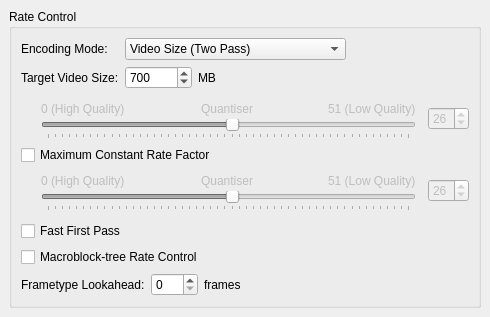
     <widget class="QWidget" name="tab_1">
      <attribute name="title">
       <string>General</string>
      </attribute>
      <layout class="QVBoxLayout">
       <property name="spacing">
        <number>6</number>
       </property>
       <property name="margin">
        <number>9</number>
       </property>
       <item>
        <widget class="QGroupBox" name="groupBox_2">
         <property name="title">
          <string>Rate Control</string>
         </property>
         <layout class="QVBoxLayout" name="verticalLayout_5">
          <item>
           <layout class="QGridLayout">
            <property name="margin">
             <number>0</number>
            </property>
            <property name="spacing">
             <number>6</number>
            </property>
            <item row="1" column="0">
             <widget class="QLabel" name="targetRateControlLabel1">
              <property name="text">
               <string>Target Video Size:</string>
              </property>
             </widget>
            </item>
            <item row="0" column="1">
             <layout class="QHBoxLayout">
              <property name="spacing">
               <number>6</number>
              </property>
              <property name="margin">
               <number>0</number>
              </property>
              <item>
               <widget class="QComboBox" name="encodingModeComboBox">
                <property name="currentIndex">
                 <number>3</number>
                </property>
                <item>
                 <property name="text">
                  <string>Constant Bitrate (Single Pass)</string>
                 </property>
                </item>
                <item>
                 <property name="text">
                  <string>Constant Quantiser (Single Pass)</string>
                 </property>
                </item>
                <item>
                 <property name="text">
                  <string>Constant Rate Factor (Single Pass)</string>
                 </property>
                </item>
                <item>
                 <property name="text">
                  <string>Video Size (Two Pass)</string>
                 </property>
                </item>
                <item>
                 <property name="text">
                  <string>Average Bitrate (Two Pass)</string>
                 </property>
                </item>
               </widget>
              </item>
              <item>
               <spacer name="spacer_6">
                <property name="orientation">
                 <enum>Qt::Horizontal</enum>
                </property>
                <property name="sizeHint" stdset="0">
                 <size>
                  <width>0</width>
                  <height>0</height>
                 </size>
                </property>
               </spacer>
              </item>
             </layout>
            </item>
            <item row="0" column="0">
             <widget class="QLabel" name="label">
              <property name="text">
               <string>Encoding Mode:</string>
              </property>
             </widget>
            </item>
            <item row="1" column="1">
             <layout class="QHBoxLayout">
              <property name="spacing">
               <number>6</number>
              </property>
              <property name="margin">
               <number>0</number>
              </property>
              <item>
               <widget class="QSpinBox" name="targetRateControlSpinBox">
                <property name="prefix">
                 <string/>
                </property>
                <property name="maximum">
                 <number>999999999</number>
                </property>
                <property name="value">
                 <number>700</number>
                </property>
               </widget>
              </item>
              <item>
               <widget class="QLabel" name="targetRateControlLabel2">
                <property name="text">
                 <string>MB</string>
                </property>
               </widget>
              </item>
              <item>
               <spacer name="spacer_5">
                <property name="orientation">
                 <enum>Qt::Horizontal</enum>
                </property>
                <property name="sizeHint" stdset="0">
                 <size>
                  <width>0</width>
                  <height>0</height>
                 </size>
                </property>
               </spacer>
              </item>
             </layout>
            </item>
           </layout>
          </item>
          <item>
           <spacer>
            <property name="orientation">
             <enum>Qt::Vertical</enum>
            </property>
            <property name="sizeType">
             <enum>QSizePolicy::Fixed</enum>
            </property>
            <property name="sizeHint" stdset="0">
             <size>
              <width>20</width>
              <height>4</height>
             </size>
            </property>
           </spacer>
          </item>
          <item>
           <layout class="QHBoxLayout">
            <property name="spacing">
             <number>6</number>
            </property>
            <property name="margin">
             <number>0</number>
            </property>
            <item>
             <spacer name="horizontalSpacer_3">
              <property name="orientation">
               <enum>Qt::Horizontal</enum>
              </property>
              <property name="sizeType">
               <enum>QSizePolicy::Fixed</enum>
              </property>
              <property name="sizeHint" stdset="0">
               <size>
                <width>20</width>
                <height>0</height>
               </size>
              </property>
             </spacer>
            </item>
            <item>
             <layout class="QHBoxLayout">
              <property name="spacing">
               <number>12</number>
              </property>
              <property name="margin">
               <number>0</number>
              </property>
              <item>
               <layout class="QVBoxLayout">
                <property name="spacing">
                 <number>0</number>
                </property>
                <property name="margin">
                 <number>0</number>
                </property>
                <item>
                 <layout class="QHBoxLayout">
                  <property name="spacing">
                   <number>0</number>
                  </property>
                  <property name="margin">
                   <number>0</number>
                  </property>
                  <item>
                   <widget class="QLabel" name="quantiserLabel1">
                    <property name="enabled">
                     <bool>false</bool>
                    </property>
                    <property name="text">
                     <string>0 (High Quality)</string>
                    </property>
                   </widget>
                  </item>
                  <item>
                   <spacer>
                    <property name="orientation">
                     <enum>Qt::Horizontal</enum>
                    </property>
                    <property name="sizeHint" stdset="0">
                     <size>
                      <width>40</width>
                      <height>20</height>
                     </size>
                    </property>
                   </spacer>
                  </item>
                  <item>
                   <widget class="QLabel" name="quantiserLabel2">
                    <property name="enabled">
                     <bool>false</bool>
                    </property>
                    <property name="text">
                     <string>Quantiser</string>
                    </property>
                   </widget>
                  </item>
                  <item>
                   <spacer>
                    <property name="orientation">
                     <enum>Qt::Horizontal</enum>
                    </property>
                    <property name="sizeHint" stdset="0">
                     <size>
                      <width>40</width>
                      <height>20</height>
                     </size>
                    </property>
                   </spacer>
                  </item>
                  <item>
                   <widget class="QLabel" name="quantiserLabel3">
                    <property name="enabled">
                     <bool>false</bool>
                    </property>
                    <property name="text">
                     <string>51 (Low Quality)</string>
                    </property>
                   </widget>
                  </item>
                 </layout>
                </item>
                <item>
                 <widget class="QSlider" name="quantiserSlider">
                  <property name="enabled">
                   <bool>false</bool>
                  </property>
                  <property name="minimumSize">
                   <size>
                    <width>375</width>
                    <height>0</height>
                   </size>
                  </property>
                  <property name="maximum">
                   <number>51</number>
                  </property>
                  <property name="pageStep">
                   <number>5</number>
                  </property>
                  <property name="value">
                   <number>26</number>
                  </property>
                  <property name="orientation">
                   <enum>Qt::Horizontal</enum>
                  </property>
                  <property name="tickPosition">
                   <enum>QSlider::TicksBelow</enum>
                  </property>
                 </widget>
                </item>
               </layout>
              </item>
              <item>
               <widget class="QSpinBox" name="quantiserSpinBox">
                <property name="enabled">
                 <bool>false</bool>
                </property>
                <property name="maximum">
                 <number>51</number>
                </property>
                <property name="value">
                 <number>26</number>
                </property>
               </widget>
              </item>
             </layout>
            </item>
            <item>
             <spacer name="spacer_4">
              <property name="orientation">
               <enum>Qt::Horizontal</enum>
              </property>
              <property name="sizeHint" stdset="0">
               <size>
                <width>0</width>
                <height>0</height>
               </size>
              </property>
             </spacer>
            </item>
           </layout>
          </item>
          <item>
           <widget class="QCheckBox" name="maxCrfCheckBox">
            <property name="text">
             <string>Maximum Constant Rate Factor</string>
            </property>
           </widget>
          </item>
          <item>
           <layout class="QHBoxLayout" name="_16">
            <property name="spacing">
             <number>6</number>
            </property>
            <property name="margin">
             <number>0</number>
            </property>
            <item>
             <spacer name="horizontalSpacer_4">
              <property name="orientation">
               <enum>Qt::Horizontal</enum>
              </property>
              <property name="sizeType">
               <enum>QSizePolicy::Fixed</enum>
              </property>
              <property name="sizeHint" stdset="0">
               <size>
                <width>20</width>
                <height>0</height>
               </size>
              </property>
             </spacer>
            </item>
            <item>
             <layout class="QHBoxLayout" name="_17">
              <property name="spacing">
               <number>12</number>
              </property>
              <property name="margin">
               <number>0</number>
              </property>
              <item>
               <layout class="QVBoxLayout" name="_18">
                <property name="spacing">
                 <number>0</number>
                </property>
                <property name="margin">
                 <number>0</number>
                </property>
                <item>
                 <layout class="QHBoxLayout" name="_19">
                  <property name="spacing">
                   <number>0</number>
                  </property>
                  <property name="margin">
                   <number>0</number>
                  </property>
                  <item>
                   <widget class="QLabel" name="quantiserLabel1_2">
                    <property name="enabled">
                     <bool>false</bool>
                    </property>
                    <property name="text">
                     <string>0 (High Quality)</string>
                    </property>
                   </widget>
                  </item>
                  <item>
                   <spacer>
                    <property name="orientation">
                     <enum>Qt::Horizontal</enum>
                    </property>
                    <property name="sizeHint" stdset="0">
                     <size>
                      <width>40</width>
                      <height>20</height>
                     </size>
                    </property>
                   </spacer>
                  </item>
                  <item>
                   <widget class="QLabel" name="quantiserLabel2_2">
                    <property name="enabled">
                     <bool>false</bool>
                    </property>
                    <property name="text">
                     <string>Quantiser</string>
                    </property>
                   </widget>
                  </item>
                  <item>
                   <spacer>
                    <property name="orientation">
                     <enum>Qt::Horizontal</enum>
                    </property>
                    <property name="sizeHint" stdset="0">
                     <size>
                      <width>40</width>
                      <height>20</height>
                     </size>
                    </property>
                   </spacer>
                  </item>
                  <item>
                   <widget class="QLabel" name="quantiserLabel3_2">
                    <property name="enabled">
                     <bool>false</bool>
                    </property>
                    <property name="text">
                     <string>51 (Low Quality)</string>
                    </property>
                   </widget>
                  </item>
                 </layout>
                </item>
                <item>
                 <widget class="QSlider" name="maxCrfSlider">
                  <property name="enabled">
                   <bool>false</bool>
                  </property>
                  <property name="minimumSize">
                   <size>
                    <width>375</width>
                    <height>0</height>
                   </size>
                  </property>
                  <property name="maximum">
                   <number>51</number>
                  </property>
                  <property name="pageStep">
                   <number>5</number>
                  </property>
                  <property name="value">
                   <number>26</number>
                  </property>
                  <property name="orientation">
                   <enum>Qt::Horizontal</enum>
                  </property>
                  <property name="tickPosition">
                   <enum>QSlider::TicksBelow</enum>
                  </property>
                 </widget>
                </item>
               </layout>
              </item>
              <item>
               <widget class="QSpinBox" name="maxCrfSpinBox">
                <property name="enabled">
                 <bool>false</bool>
                </property>
                <property name="maximum">
                 <number>51</number>
                </property>
                <property name="value">
                 <number>26</number>
                </property>
               </widget>
              </item>
             </layout>
            </item>
            <item>
             <spacer name="spacer_22">
              <property name="orientation">
               <enum>Qt::Horizontal</enum>
              </property>
              <property name="sizeHint" stdset="0">
               <size>
                <width>0</width>
                <height>0</height>
               </size>
              </property>
             </spacer>
            </item>
           </layout>
          </item>
          <item>
           <spacer name="verticalSpacer_2">
            <property name="orientation">
             <enum>Qt::Vertical</enum>
            </property>
            <property name="sizeType">
             <enum>QSizePolicy::Fixed</enum>
            </property>
            <property name="sizeHint" stdset="0">
             <size>
              <width>20</width>
              <height>4</height>
             </size>
            </property>
           </spacer>
          </item>
          <item>
           <widget class="QCheckBox" name="fastFirstPassCheckBox">
            <property name="text">
             <string>Fast First Pass</string>
            </property>
           </widget>
          </item>
          <item>
           <widget class="QCheckBox" name="mbTreeCheckBox">
            <property name="text">
             <string>Macroblock-tree Rate Control</string>
            </property>
           </widget>
          </item>
          <item>
           <layout class="QHBoxLayout">
            <property name="spacing">
             <number>6</number>
            </property>
            <property name="margin">
             <number>0</number>
            </property>
            <item>
             <widget class="QLabel" name="lblLookahead">
              <property name="text">
               <string>Frametype Lookahead:</string>
              </property>
             </widget>
            </item>
            <item>
             <widget class="QSpinBox" name="lookaheadSpinBox">
              <property name="maximum">
               <number>250</number>
              </property>
             </widget>
            </item>
            <item>
             <widget class="QLabel" name="lblLookaheadFrames">
              <property name="text">
               <string>frames</string>
              </property>
             </widget>
            </item>
            <item>
             <spacer name="spacer_3">
              <property name="orientation">
               <enum>Qt::Horizontal</enum>
              </property>
              <property name="sizeHint" stdset="0">
               <size>
                <width>0</width>
                <height>0</height>
               </size>
              </property>
             </spacer>
            </item>
           </layout>
          </item>
         </layout>
        </widget>
       </item>
       <item>
        <spacer>
         <property name="orientation">
          <enum>Qt::Vertical</enum>
         </property>
         <property name="sizeHint" stdset="0">
          <size>
           <width>0</width>
           <height>0</height>
          </size>
         </property>
        </spacer>
       </item>
      </layout>
     </widget>
